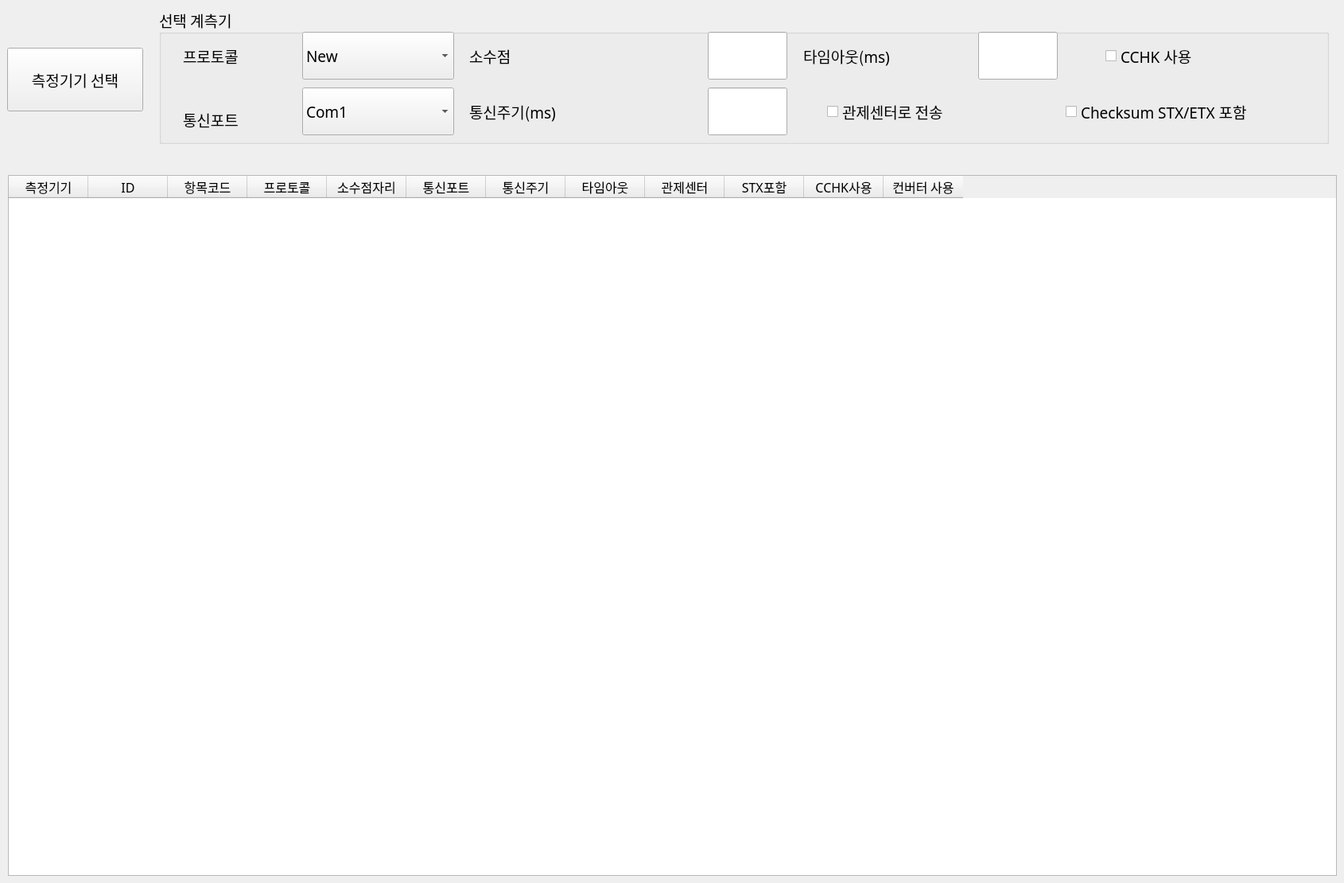
     <widget class="QWidget" name="sensor">
      <widget class="QGroupBox" name="groupBox_4">
       <property name="geometry">
        <rect>
         <x>200</x>
         <y>10</y>
         <width>1471</width>
         <height>171</height>
        </rect>
       </property>
       <property name="font">
        <font>
         <family>나눔고딕코딩</family>
         <pointsize>14</pointsize>
        </font>
       </property>
       <property name="title">
        <string>선택 계측기</string>
       </property>
       <widget class="NumEdit" name="timeout">
        <property name="geometry">
         <rect>
          <x>1030</x>
          <y>30</y>
          <width>100</width>
          <height>60</height>
         </rect>
        </property>
        <property name="font">
         <font>
          <family>나눔고딕코딩</family>
          <pointsize>14</pointsize>
         </font>
        </property>
        <property name="alignment">
         <set>Qt::AlignCenter</set>
        </property>
       </widget>
       <widget class="QCheckBox" name="upload">
        <property name="geometry">
         <rect>
          <x>840</x>
          <y>100</y>
          <width>261</width>
          <height>60</height>
         </rect>
        </property>
        <property name="font">
         <font>
          <family>나눔고딕코딩</family>
          <pointsize>14</pointsize>
         </font>
        </property>
        <property name="text">
         <string>관제센터로 전송</string>
        </property>
       </widget>
       <widget class="QLabel" name="label">
        <property name="geometry">
         <rect>
          <x>30</x>
          <y>30</y>
          <width>131</width>
          <height>60</height>
         </rect>
        </property>
        <property name="font">
         <font>
          <family>나눔고딕코딩</family>
          <pointsize>14</pointsize>
         </font>
        </property>
        <property name="text">
         <string>프로토콜</string>
        </property>
       </widget>
       <widget class="QLabel" name="label_4">
        <property name="geometry">
         <rect>
          <x>390</x>
          <y>100</y>
          <width>201</width>
          <height>60</height>
         </rect>
        </property>
        <property name="font">
         <font>
          <family>나눔고딕코딩</family>
          <pointsize>14</pointsize>
         </font>
        </property>
        <property name="text">
         <string>통신주기(ms)</string>
        </property>
       </widget>
       <widget class="QComboBox" name="protocol">
        <property name="geometry">
         <rect>
          <x>180</x>
          <y>30</y>
          <width>191</width>
          <height>60</height>
         </rect>
        </property>
        <property name="font">
         <font>
          <family>나눔고딕코딩</family>
          <pointsize>14</pointsize>
         </font>
        </property>
        <item>
         <property name="text">
          <string>New</string>
         </property>
        </item>
        <item>
         <property name="text">
          <string>Old</string>
         </property>
        </item>
        <item>
         <property name="text">
          <string>Flow</string>
         </property>
        </item>
        <item>
         <property name="text">
          <string>Sampler</string>
         </property>
        </item>
       </widget>
       <widget class="QLabel" name="label_2">
        <property name="geometry">
         <rect>
          <x>390</x>
          <y>30</y>
          <width>181</width>
          <height>60</height>
         </rect>
        </property>
        <property name="font">
         <font>
          <family>나눔고딕코딩</family>
          <pointsize>14</pointsize>
         </font>
        </property>
        <property name="text">
         <string>소수점</string>
        </property>
       </widget>
       <widget class="QLabel" name="label_3">
        <property name="geometry">
         <rect>
          <x>30</x>
          <y>110</y>
          <width>121</width>
          <height>60</height>
         </rect>
        </property>
        <property name="font">
         <font>
          <family>나눔고딕코딩</family>
          <pointsize>14</pointsize>
         </font>
        </property>
        <property name="text">
         <string>통신포트</string>
        </property>
       </widget>
       <widget class="QLabel" name="label_5">
        <property name="geometry">
         <rect>
          <x>810</x>
          <y>30</y>
          <width>161</width>
          <height>60</height>
         </rect>
        </property>
        <property name="font">
         <font>
          <family>나눔고딕코딩</family>
          <pointsize>14</pointsize>
         </font>
        </property>
        <property name="text">
         <string>타임아웃(ms)</string>
        </property>
       </widget>
       <widget class="NumEdit" name="round">
        <property name="geometry">
         <rect>
          <x>690</x>
          <y>30</y>
          <width>100</width>
          <height>60</height>
         </rect>
        </property>
        <property name="font">
         <font>
          <family>나눔고딕코딩</family>
          <pointsize>14</pointsize>
         </font>
        </property>
        <property name="alignment">
         <set>Qt::AlignCenter</set>
        </property>
       </widget>
       <widget class="QComboBox" name="comPort">
        <property name="geometry">
         <rect>
          <x>180</x>
          <y>100</y>
          <width>191</width>
          <height>60</height>
         </rect>
        </property>
        <property name="font">
         <font>
          <family>나눔고딕코딩</family>
          <pointsize>14</pointsize>
         </font>
        </property>
        <property name="maxVisibleItems">
         <number>10</number>
        </property>
        <item>
         <property name="text">
          <string>Com1</string>
         </property>
        </item>
        <item>
         <property name="text">
          <string>Com2</string>
         </property>
        </item>
        <item>
         <property name="text">
          <string>Com3</string>
         </property>
        </item>
        <item>
         <property name="text">
          <string>Com4</string>
         </property>
        </item>
        <item>
         <property name="text">
          <string>Com5</string>
         </property>
        </item>
        <item>
         <property name="text">
          <string>Com6</string>
         </property>
        </item>
        <item>
         <property name="text">
          <string>Com7</string>
         </property>
        </item>
        <item>
         <property name="text">
          <string>Com8</string>
         </property>
        </item>
        <item>
         <property name="text">
          <string>Com9</string>
         </property>
        </item>
        <item>
         <property name="text">
          <string>Com10</string>
         </property>
        </item>
        <item>
         <property name="text">
          <string>Com11</string>
         </property>
        </item>
        <item>
         <property name="text">
          <string>Com12</string>
         </property>
        </item>
        <item>
         <property name="text">
          <string>Com13</string>
         </property>
        </item>
        <item>
         <property name="text">
          <string>Com14</string>
         </property>
        </item>
        <item>
         <property name="text">
          <string>Com15</string>
         </property>
        </item>
       </widget>
       <widget class="NumEdit" name="scanTime">
        <property name="geometry">
         <rect>
          <x>690</x>
          <y>100</y>
          <width>100</width>
          <height>60</height>
         </rect>
        </property>
        <property name="font">
         <font>
          <family>나눔고딕코딩</family>
          <pointsize>14</pointsize>
         </font>
        </property>
        <property name="alignment">
         <set>Qt::AlignCenter</set>
        </property>
       </widget>
       <widget class="QCheckBox" name="UseStxChecksum">
        <property name="geometry">
         <rect>
          <x>1140</x>
          <y>100</y>
          <width>321</width>
          <height>60</height>
         </rect>
        </property>
        <property name="font">
         <font>
          <family>나눔고딕코딩</family>
          <pointsize>14</pointsize>
         </font>
        </property>
        <property name="text">
         <string>Checksum STX/ETX 포함</string>
        </property>
       </widget>
       <widget class="QCheckBox" name="usecchk">
        <property name="geometry">
         <rect>
          <x>1190</x>
          <y>30</y>
          <width>201</width>
          <height>60</height>
         </rect>
        </property>
        <property name="font">
         <font>
          <family>나눔고딕코딩</family>
          <pointsize>14</pointsize>
         </font>
        </property>
        <property name="text">
         <string>CCHK 사용</string>
        </property>
       </widget>
      </widget>
      <widget class="QPushButton" name="sensorSelect">
       <property name="geometry">
        <rect>
         <x>9</x>
         <y>60</y>
         <width>171</width>
         <height>80</height>
        </rect>
       </property>
       <property name="font">
        <font>
         <family>나눔고딕코딩</family>
         <pointsize>14</pointsize>
        </font>
       </property>
       <property name="text">
        <string>측정기기 선택</string>
       </property>
      </widget>
      <widget class="QTableWidget" name="tableSensor">
       <property name="geometry">
        <rect>
         <x>10</x>
         <y>220</y>
         <width>1671</width>
         <height>881</height>
        </rect>
       </property>
       <property name="font">
        <font>
         <family>나눔고딕코딩</family>
         <pointsize>16</pointsize>
        </font>
       </property>
       <property name="editTriggers">
        <set>QAbstractItemView::AnyKeyPressed|QAbstractItemView::EditKeyPressed</set>
       </property>
       <property name="alternatingRowColors">
        <bool>true</bool>
       </property>
       <property name="selectionMode">
        <enum>QAbstractItemView::SingleSelection</enum>
       </property>
       <property name="selectionBehavior">
        <enum>QAbstractItemView::SelectRows</enum>
       </property>
       <column>
        <property name="text">
         <string>측정기기</string>
        </property>
        <property name="font">
         <font>
          <family>나눔고딕코딩</family>
          <pointsize>12</pointsize>
         </font>
        </property>
       </column>
       <column>
        <property name="text">
         <string>ID</string>
        </property>
        <property name="font">
         <font>
          <family>나눔고딕_코딩</family>
          <pointsize>12</pointsize>
         </font>
        </property>
       </column>
       <column>
        <property name="text">
         <string>항목코드</string>
        </property>
        <property name="font">
         <font>
          <family>나눔고딕_코딩</family>
          <pointsize>12</pointsize>
         </font>
        </property>
       </column>
       <column>
        <property name="text">
         <string>프로토콜</string>
        </property>
        <property name="font">
         <font>
          <family>나눔고딕_코딩</family>
          <pointsize>12</pointsize>
         </font>
        </property>
       </column>
       <column>
        <property name="text">
         <string>소수점자리</string>
        </property>
        <property name="font">
         <font>
          <family>나눔고딕_코딩</family>
          <pointsize>12</pointsize>
         </font>
        </property>
       </column>
       <column>
        <property name="text">
         <string>통신포트</string>
        </property>
        <property name="font">
         <font>
          <family>나눔고딕_코딩</family>
          <pointsize>12</pointsize>
         </font>
        </property>
       </column>
       <column>
        <property name="text">
         <string>통신주기</string>
        </property>
        <property name="font">
         <font>
          <family>나눔고딕_코딩</family>
          <pointsize>12</pointsize>
         </font>
        </property>
       </column>
       <column>
        <property name="text">
         <string>타임아웃</string>
        </property>
        <property name="font">
         <font>
          <family>나눔고딕_코딩</family>
          <pointsize>12</pointsize>
         </font>
        </property>
       </column>
       <column>
        <property name="text">
         <string>관제센터</string>
        </property>
        <property name="font">
         <font>
          <family>나눔고딕_코딩</family>
          <pointsize>12</pointsize>
         </font>
        </property>
       </column>
       <column>
        <property name="text">
         <string>STX포함</string>
        </property>
        <property name="font">
         <font>
          <family>나눔고딕_코딩</family>
          <pointsize>12</pointsize>
         </font>
        </property>
       </column>
       <column>
        <property name="text">
         <string>CCHK사용</string>
        </property>
        <property name="font">
         <font>
          <family>나눔고딕_코딩</family>
          <pointsize>12</pointsize>
         </font>
        </property>
       </column>
       <column>
        <property name="text">
         <string>컨버터 사용</string>
        </property>
        <property name="font">
         <font>
          <family>나눔고딕_코딩</family>
          <pointsize>12</pointsize>
         </font>
        </property>
       </column>
      </widget>
     </widget>
